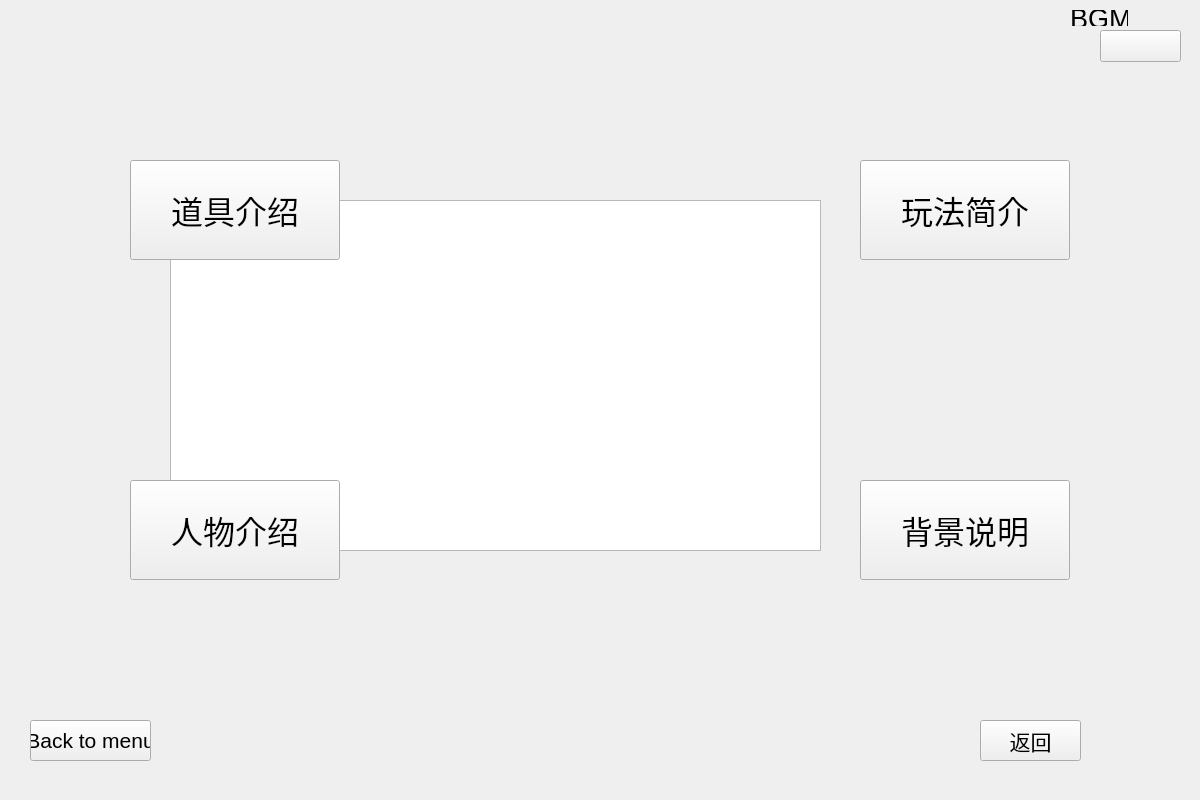
<?xml version="1.0" encoding="UTF-8"?>
<ui version="4.0">
 <class>HelpMenu</class>
 <widget class="QWidget" name="HelpMenu">
  <property name="geometry">
   <rect>
    <x>0</x>
    <y>0</y>
    <width>1200</width>
    <height>800</height>
   </rect>
  </property>
  <property name="windowTitle">
   <string>Form</string>
  </property>
  <widget class="QPushButton" name="pushButtonBGMhelp">
   <property name="geometry">
    <rect>
     <x>1100</x>
     <y>30</y>
     <width>81</width>
     <height>32</height>
    </rect>
   </property>
   <property name="font">
    <font>
     <pointsize>16</pointsize>
     <weight>75</weight>
     <bold>true</bold>
    </font>
   </property>
   <property name="text">
    <string/>
   </property>
  </widget>
  <widget class="QLabel" name="BGMTexthelp">
   <property name="geometry">
    <rect>
     <x>1070</x>
     <y>10</y>
     <width>58</width>
     <height>16</height>
    </rect>
   </property>
   <property name="font">
    <font>
     <pointsize>20</pointsize>
    </font>
   </property>
   <property name="text">
    <string>BGM</string>
   </property>
  </widget>
  <widget class="QPushButton" name="pushButtonBackhelp">
   <property name="geometry">
    <rect>
     <x>30</x>
     <y>720</y>
     <width>121</width>
     <height>41</height>
    </rect>
   </property>
   <property name="font">
    <font>
     <pointsize>16</pointsize>
    </font>
   </property>
   <property name="text">
    <string>Back to menu</string>
   </property>
  </widget>
  <widget class="QPushButton" name="pushButtonItem">
   <property name="geometry">
    <rect>
     <x>130</x>
     <y>160</y>
     <width>210</width>
     <height>100</height>
    </rect>
   </property>
   <property name="font">
    <font>
     <family>Futura</family>
     <pointsize>24</pointsize>
    </font>
   </property>
   <property name="text">
    <string>道具介绍</string>
   </property>
  </widget>
  <widget class="QPushButton" name="pushButtonCharacter">
   <property name="geometry">
    <rect>
     <x>130</x>
     <y>480</y>
     <width>210</width>
     <height>100</height>
    </rect>
   </property>
   <property name="font">
    <font>
     <family>Futura</family>
     <pointsize>24</pointsize>
    </font>
   </property>
   <property name="text">
    <string>人物介绍</string>
   </property>
  </widget>
  <widget class="QPushButton" name="pushButtonIntro">
   <property name="geometry">
    <rect>
     <x>860</x>
     <y>160</y>
     <width>210</width>
     <height>100</height>
    </rect>
   </property>
   <property name="font">
    <font>
     <family>Futura</family>
     <pointsize>24</pointsize>
    </font>
   </property>
   <property name="text">
    <string>玩法简介</string>
   </property>
  </widget>
  <widget class="QPushButton" name="pushButtonBackground">
   <property name="geometry">
    <rect>
     <x>860</x>
     <y>480</y>
     <width>210</width>
     <height>100</height>
    </rect>
   </property>
   <property name="font">
    <font>
     <family>Futura</family>
     <pointsize>24</pointsize>
    </font>
   </property>
   <property name="text">
    <string>背景说明</string>
   </property>
  </widget>
  <widget class="QPushButton" name="pushButtonreturn">
   <property name="geometry">
    <rect>
     <x>980</x>
     <y>720</y>
     <width>101</width>
     <height>41</height>
    </rect>
   </property>
   <property name="font">
    <font>
     <family>Futura</family>
     <pointsize>16</pointsize>
    </font>
   </property>
   <property name="text">
    <string>返回</string>
   </property>
  </widget>
  <widget class="QTextEdit" name="IntroText">
   <property name="geometry">
    <rect>
     <x>170</x>
     <y>200</y>
     <width>651</width>
     <height>351</height>
    </rect>
   </property>
   <property name="font">
    <font>
     <pointsize>16</pointsize>
    </font>
   </property>
   <property name="html">
    <string>&lt;!DOCTYPE HTML PUBLIC &quot;-//W3C//DTD HTML 4.0//EN&quot; &quot;http://www.w3.org/TR/REC-html40/strict.dtd&quot;&gt;
&lt;html&gt;&lt;head&gt;&lt;meta name=&quot;qrichtext&quot; content=&quot;1&quot; /&gt;&lt;style type=&quot;text/css&quot;&gt;
p, li { white-space: pre-wrap; }
&lt;/style&gt;&lt;/head&gt;&lt;body style=&quot; font-family:'.AppleSystemUIFont'; font-size:16pt; font-weight:400; font-style:normal;&quot;&gt;
&lt;p align=&quot;justify&quot; style=&quot; margin-top:0px; margin-bottom:0px; margin-left:21px; margin-right:0px; -qt-block-indent:0; text-indent:21px;&quot;&gt;&lt;span style=&quot; font-size:18pt;&quot;&gt;每一局的玩法是在一张设计好的地图上放置各种各样的障碍物、道具及怪物，玩家选择好自己使用的角色，使用炸弹和自己的技能将这一局的任务完成，完成这一局的游戏。&lt;/span&gt;&lt;/p&gt;
&lt;p align=&quot;justify&quot; style=&quot; margin-top:0px; margin-bottom:0px; margin-left:21px; margin-right:0px; -qt-block-indent:0; text-indent:21px;&quot;&gt;&lt;span style=&quot; font-size:18pt;&quot;&gt;游戏的主要的玩法共分为三种：&lt;/span&gt;&lt;/p&gt;
&lt;p align=&quot;justify&quot; style=&quot; margin-top:0px; margin-bottom:0px; margin-left:21px; margin-right:0px; -qt-block-indent:0; text-indent:21px;&quot;&gt;&lt;span style=&quot; font-size:18pt;&quot;&gt;·单人冒险模式：共设计了一系列的关卡，每一张地图都是提前设计好的，然后怪物、道具预先设置好种类与数量，随机（或者不随机，待定）安排在地图的各个角落上，玩家需要完成对应的任务完成此关卡，同时保证自身的存活。&lt;/span&gt;&lt;/p&gt;
&lt;p align=&quot;justify&quot; style=&quot; margin-top:0px; margin-bottom:0px; margin-left:21px; margin-right:0px; -qt-block-indent:0; text-indent:21px;&quot;&gt;&lt;span style=&quot; font-size:18pt;&quot;&gt;·双人竞技模式：两个人利用一台电脑进行操作，在地图的对角开始游戏，通过收集地图的道具增强自己，首先击败对方或者率先完成任务的人胜利，可以使用技能对他人进行干扰。&lt;/span&gt;&lt;/p&gt;
&lt;p align=&quot;justify&quot; style=&quot; margin-top:0px; margin-bottom:0px; margin-left:21px; margin-right:0px; -qt-block-indent:0; text-indent:21px;&quot;&gt;&lt;span style=&quot; font-size:18pt;&quot;&gt;·多人竞速模式：多人在同一张地图上（怪物、道具相同）的不同点开始比赛，进行竞速比赛，完成指定的任务，每个人使用的角色可以不同，可以使用技能对他人进行干扰；除你之外的其他人的进度会显示在上方的小地图中，当任意一人通关时，所有人宣布游戏结束。 &lt;/span&gt;&lt;/p&gt;&lt;/body&gt;&lt;/html&gt;</string>
   </property>
  </widget>
  <widget class="QTextEdit" name="BackgroundText">
   <property name="geometry">
    <rect>
     <x>170</x>
     <y>200</y>
     <width>651</width>
     <height>351</height>
    </rect>
   </property>
  </widget>
  <zorder>IntroText</zorder>
  <zorder>BackgroundText</zorder>
  <zorder>pushButtonBGMhelp</zorder>
  <zorder>BGMTexthelp</zorder>
  <zorder>pushButtonBackhelp</zorder>
  <zorder>pushButtonIntro</zorder>
  <zorder>pushButtonBackground</zorder>
  <zorder>pushButtonreturn</zorder>
  <zorder>pushButtonItem</zorder>
  <zorder>pushButtonCharacter</zorder>
 </widget>
 <resources/>
 <connections/>
</ui>
